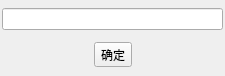
<?xml version="1.0" encoding="UTF-8"?>
<ui version="4.0">
 <class>NewFolderNameDialog</class>
 <widget class="QDialog" name="NewFolderNameDialog">
  <property name="geometry">
   <rect>
    <x>0</x>
    <y>0</y>
    <width>225</width>
    <height>76</height>
   </rect>
  </property>
  <property name="windowTitle">
   <string>新建文件夹</string>
  </property>
  <layout class="QVBoxLayout" name="verticalLayout">
   <property name="leftMargin">
    <number>2</number>
   </property>
   <property name="topMargin">
    <number>2</number>
   </property>
   <property name="rightMargin">
    <number>2</number>
   </property>
   <property name="bottomMargin">
    <number>2</number>
   </property>
   <item>
    <layout class="QHBoxLayout" name="horizontalLayout_2" stretch="10">
     <item>
      <widget class="QLineEdit" name="lineEdit"/>
     </item>
    </layout>
   </item>
   <item>
    <layout class="QHBoxLayout" name="horizontalLayout">
     <item>
      <spacer name="horizontalSpacer">
       <property name="orientation">
        <enum>Qt::Horizontal</enum>
       </property>
       <property name="sizeHint" stdset="0">
        <size>
         <width>40</width>
         <height>20</height>
        </size>
       </property>
      </spacer>
     </item>
     <item>
      <widget class="LyIconToolButton" name="toolButton">
       <property name="text">
        <string>确定</string>
       </property>
      </widget>
     </item>
     <item>
      <spacer name="horizontalSpacer_2">
       <property name="orientation">
        <enum>Qt::Horizontal</enum>
       </property>
       <property name="sizeHint" stdset="0">
        <size>
         <width>40</width>
         <height>20</height>
        </size>
       </property>
      </spacer>
     </item>
    </layout>
   </item>
  </layout>
 </widget>
 <customwidgets>
  <customwidget>
   <class>LyIconToolButton</class>
   <extends>QToolButton</extends>
   <header location="global">LyIconToolButton.h</header>
  </customwidget>
 </customwidgets>
 <resources/>
 <connections/>
</ui>
